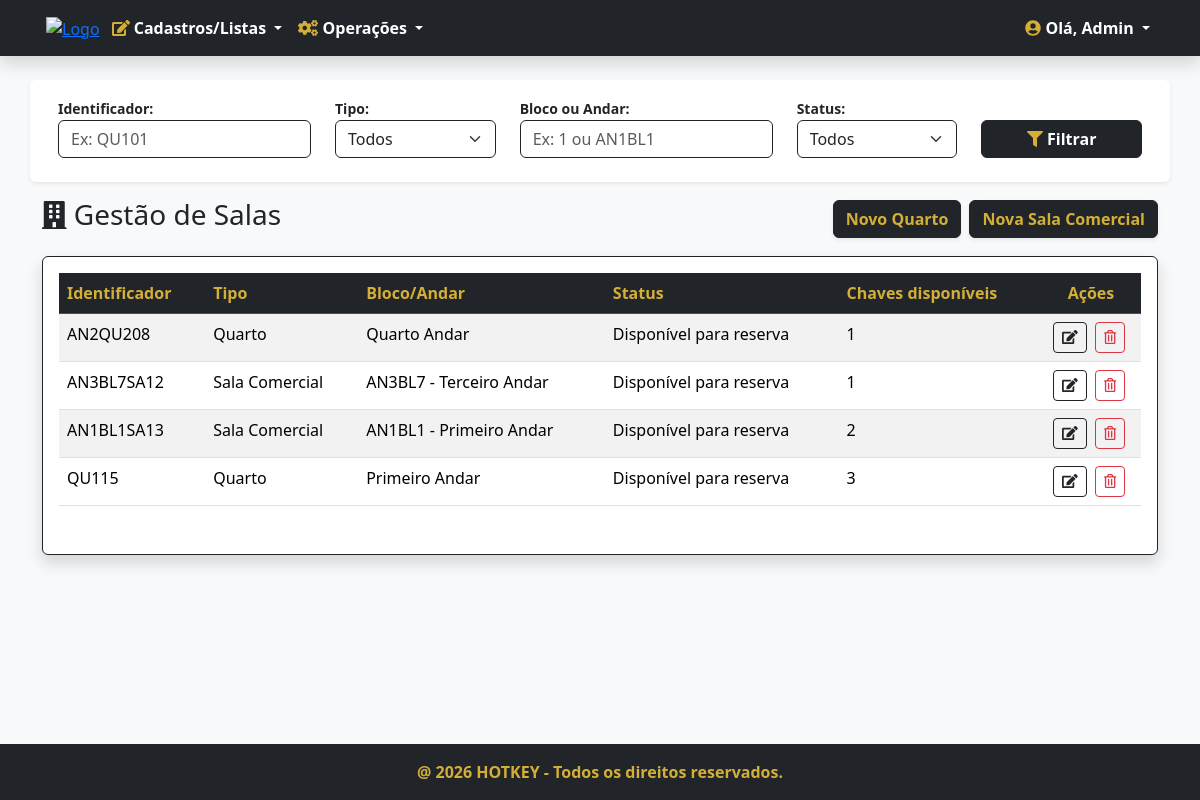
Page /salas/ (signed in) on the committed database.
### salas/models.py (models this page shows, shortened)
class Sala(models.Model):
    TIPO_CHOICES = [
        ('QUARTO', 'Quarto'),
        ('SALA COMERCIAL','Sala Comercial')
    ]
    STATUS_CHOICES = [
        ('DISPONÍVEL','Disponível para reserva'),
        ('RESERVADA','Reservada')
    ]
    ANDAR_CHOICES = [
        ('1', 'Primeiro Andar'),
        ('2', 'Segundo Andar'),
        ('3', 'Terceiro Andar'),
        ('4', 'Quarto Andar'),
        ('5', 'Quinto Andar'),
        ('6', 'Sexto Andar'),
        ('7', 'Setimo Andar'),
        ('8', 'Oitavo Andar'),
    ]
    codigo = models.CharField('Codigo', max_length=100,help_text='Identificador da sala')
    tipo = models.CharField('Tipo', max_length=50, choices=TIPO_CHOICES, default='QUARTO')
    status = models.CharField('Status',max_length=50,choices=STATUS_CHOICES,help_text='Status da sala',default='DISPONÍVEL')
    andar = models.CharField('Andar',max_length=50,choices=ANDAR_CHOICES,null=True, blank=True)
    bloco = models.ForeignKey('blocos.Bloco', on_delete=models.PROTECT, null=True, blank=True)
    class Meta:
        verbose_name = 'Sala'
        verbose_name_plural = 'Salas'
    def chaves_disponiveis(self):
        return self.chave_set.filter(status='DISPONÍVEL').count()

### blocos/models.py (models this page shows)
class Bloco(models.Model):
    ANDAR_CHOICES = [
        ('1', 'Primeiro Andar'),
        ('2', 'Segundo Andar'),
        ('3', 'Terceiro Andar'),
        ('4', 'Quarto Andar'),
        ('5', 'Quinto Andar'),
        ('6', 'Sexto Andar'),
        ('7', 'Setimo Andar'),
        ('8', 'Oitavo Andar'),
    ]
    codigo = models.CharField('Codigo',max_length=100, unique=True, help_text='Identificador do bloco')
    andar = models.CharField('Andar',max_length=100, choices=ANDAR_CHOICES, help_text='Andar do bloco',default='1')
    quantidade = models.IntegerField('Quantidade',validators=[MinValueValidator(0), MaxValueValidator(15)],help_text='Quantidade de salas do bloco(Máx: 15)')
    class Meta:
        verbose_name = 'Bloco'
        verbose_name_plural = 'Blocos'
    def __str__(self):
        return f"{self.codigo} - {self.get_andar_display()}"

### salas/views.py (the view)
# urls.py: path('', SalaListView.as_view(), name='salas'),
class SalaListView(PermissionRequiredMixin,ListView):
    permission_required = 'salas.view_sala'
    permission_denied = 'Visualizar sala'
    model = Sala
    template_name = 'salas.html'
    def get_queryset(self):
        qs = super(SalaListView, self).get_queryset()
        codigo = self.request.GET.get('codigo')
        tipo = self.request.GET.get('tipo')
        localizacao = self.request.GET.get('localizacao')
        status = self.request.GET.get('status')
        if codigo:
            qs = qs.filter(codigo__icontains=codigo)
        if tipo:
            qs = qs.filter(tipo=tipo)
        if status:
            qs = qs.filter(status=status)
        if localizacao:
            qs = qs.filter(
                Q(bloco__codigo__icontains=localizacao) |
                Q(andar__icontains=localizacao)
            )
        if qs.count() > 0:
            paginator = Paginator(qs, 10)
            listagem = paginator.get_page(self.request.GET.get('page'))
            return listagem
        else:
            return messages.info(self.request, 'Não existem salas cadastradas!')

### salas/templates/salas.html (shortened to what this page needs)
{% extends 'index.html' %}
{% load django_bootstrap5 %}
{% block content %}
<section class="section mt-4">
    <div class="container">
        <form action="" method="GET">
            <div class="row p-3 mb-3 bg-white shadow-sm rounded align-items-end">
                <div class="col-md-3 mb-2">
                    <label class="fw-bold text-dark small">Identificador:</label>
                    <input class="form-control border-dark" type="text" name="codigo" value="{{ request.GET.codigo }}" placeholder="Ex: QU101">
                </div>
                <div class="col-md-2 mb-2">
                    <label class="fw-bold text-dark small">Tipo:</label>
                    <select class="form-select border-dark" name="tipo">
                        <option value="">Todos</option>
                    </select>
                </div>
                <div class="col-md-3 mb-2">
                    <label class="fw-bold text-dark small">Bloco ou Andar:</label>
                    <input class="form-control border-dark" type="text" name="localizacao" value="{{ request.GET.localizacao }}" placeholder="Ex: 1 ou AN1BL1">
                </div>
                <div class="col-md-2 mb-2">
                    <label class="fw-bold text-dark small">Status:</label>
                    <select class="form-select border-dark" name="status">
                        <option value="">Todos</option>
                    </select>
                </div>
                <div class="col-md-2 mb-2">
                    <button type="submit" class="btn btn-dark w-100 fw-bold"><i class="fas fa-filter text-gold"></i> Filtrar</button>
                </div>
            </div>
        </form>
        <div class="d-flex justify-content-between align-items-center mb-3">
            <h3 class="text-dark"><i class="fas fa-building"></i> Gestão de Salas</h3>
            <div class="d-flex gap-2">
                <a href="{% url 'quarto_adicionar' %}" class="btn btn-dark text-gold fw-bold shadow-sm">Novo Quarto</a>
                <a href="{% url 'sala_comercial_adicionar' %}" class="btn btn-dark text-gold fw-bold shadow-sm">Nova Sala Comercial</a>
            </div>
        </div>
        {% if object_list %}
        <div class="card shadow border-dark">
            <div class="card-body">
                <div class="table-responsive">
                    <table class="table table-hover table-striped">
                        <thead class="table-dark">
                            <tr>
                                <th class="text-gold">Identificador</th>
                                <th class="text-gold">Tipo</th>
                                <th class="text-gold">Bloco/Andar</th>
                                <th class="text-gold">Status</th>
                                <th class="text-gold">Chaves disponíveis</th>
                                <th style="width: 100px; text-align: center" class="text-gold">Ações</th>
                            </tr>
                        </thead>
                        <tbody>
                            {% for sala in object_list %}
                            <tr>
                                <td>{{ sala.codigo }}</td>
                                <td>{{ sala.get_tipo_display }}</td>
                                <td>
                                    {% if sala.tipo == 'QUARTO' %}
                                        {{sala.get_andar_display}}
                                    {% else %}
                                        {{sala.bloco}}
                                    {% endif %}
                                </td>
                                <td>{{ sala.get_status_display }}</td>
                                <td>{{ sala.chaves_disponiveis }}</td>
                                <td style="text-align: center">
                                {% if sala.tipo == 'QUARTO' %}
                                    <a href="{% url 'quarto_editar' sala.pk %}" class="btn btn-sm btn-outline-dark me-1" title="Editar">
                                        <i class="fas fa-edit"></i>
                                    </a>
                                {% else %}
                                    <a href="{% url 'sala_comercial_editar' sala.pk %}" class="btn btn-sm btn-outline-dark me-1" title="Editar">
                                        <i class="fas fa-edit"></i>
                                    </a>
                                {% endif %}
                                    <a href="{% url 'sala_apagar' sala.pk %}" class="btn btn-sm btn-outline-danger me-1" title="Excluir">
                                        <i class="far fa-trash-alt"></i>
                                    </a>
                                </td>
                            </tr>
                            {% endfor %}
                        </tbody>
                    </table>
                </div>
            </div>
        </div>
        {% else %}
        <div class="alert alert-warning border-dark text-dark mt-4">
            <h5 class="m-0"><i class="fas fa-exclamation-triangle text-gold"></i> Não existem salas cadastradas!</h5>
        </div>
        {% endif %}
    </div>
</section>
{% endblock %}

### home/templates/index.html (shortened to what this page needs)
<!DOCTYPE html>
{% load static %}
{% load django_bootstrap5 %}
<html lang="pt-br" data-bs-theme="light">
{% block head %}
    {% include "head.html" %}
{% endblock %}
<body class="d-flex flex-column min-vh-100">
    <nav class="navbar navbar-expand-lg bg-dark navbar-dark shadow">
        <div class="container">
            <div class="m-1">
                    <a href="{% url 'index' %}"><img src="{% static 'img/LogoHotkey.png' %}" alt="Logo" class="img-fluid" width="75px"></a>
            </div>
            <div class="collapse navbar-collapse" id="menuPrincipal">
                {% if request.user.is_authenticated %}
                <ul class="navbar-nav me-auto mb-2 mb-lg-0">
                    <li class="nav-item dropdown">
                        <a class="nav-link dropdown-toggle fw-bold" href="#" id="menuCadastros" role="button" data-bs-toggle="dropdown">
                            <i class="fas fa-edit text-gold"></i> Cadastros/Listas
                        </a>
                    </li>
                    <li class="nav-item dropdown">
                        <a class="nav-link dropdown-toggle fw-bold" href="#" id="menuOperacoes" role="button" data-bs-toggle="dropdown">
                            <i class="fas fa-cogs text-gold"></i> Operações
                        </a>
                    </li>
                </ul>
                <ul class="navbar-nav ms-auto">
                    <li class="nav-item dropdown">
                        <a class="nav-link dropdown-toggle fw-bold text-white" href="#" id="menuUsuario" role="button" data-bs-toggle="dropdown">
                            <i class="fas fa-user-circle text-gold"></i> Olá, {{ request.user.username|title }}
                        </a>
                    </li>
                </ul>
                {% endif %}
            </div>
        </div>
    </nav>
    <main class="flex-grow-1">
        {% block content %}{% endblock %}
    </main>
    {% block footer %}
        {% include "footer.html" %}
    {% endblock %}
</body>
</html>

### home/templates/head.html (style rules this page uses)
body { background-color: #f8f9fa; }
.text-gold { color: #D4AF37 !important; }
.navbar-dark .navbar-nav .nav-link { color: #fff; }

### rows in the picture
Sala: codigo "AN2QU208", tipo "Quarto", andar "Quarto Andar", status "Disponível para reserva", chaves_disponiveis "1"
Sala: codigo "AN3BL7SA12", tipo "Sala Comercial", bloco "AN3BL7 - Terceiro Andar", status "Disponível para reserva", chaves_disponiveis "1"
Sala: codigo "AN1BL1SA13", tipo "Sala Comercial", bloco "AN1BL1 - Primeiro Andar", status "Disponível para reserva", chaves_disponiveis "2"
Sala: codigo "QU115", tipo "Quarto", andar "Primeiro Andar", status "Disponível para reserva", chaves_disponiveis "3"

### other values in the picture
{{ request.user.username|title }} "Admin"
